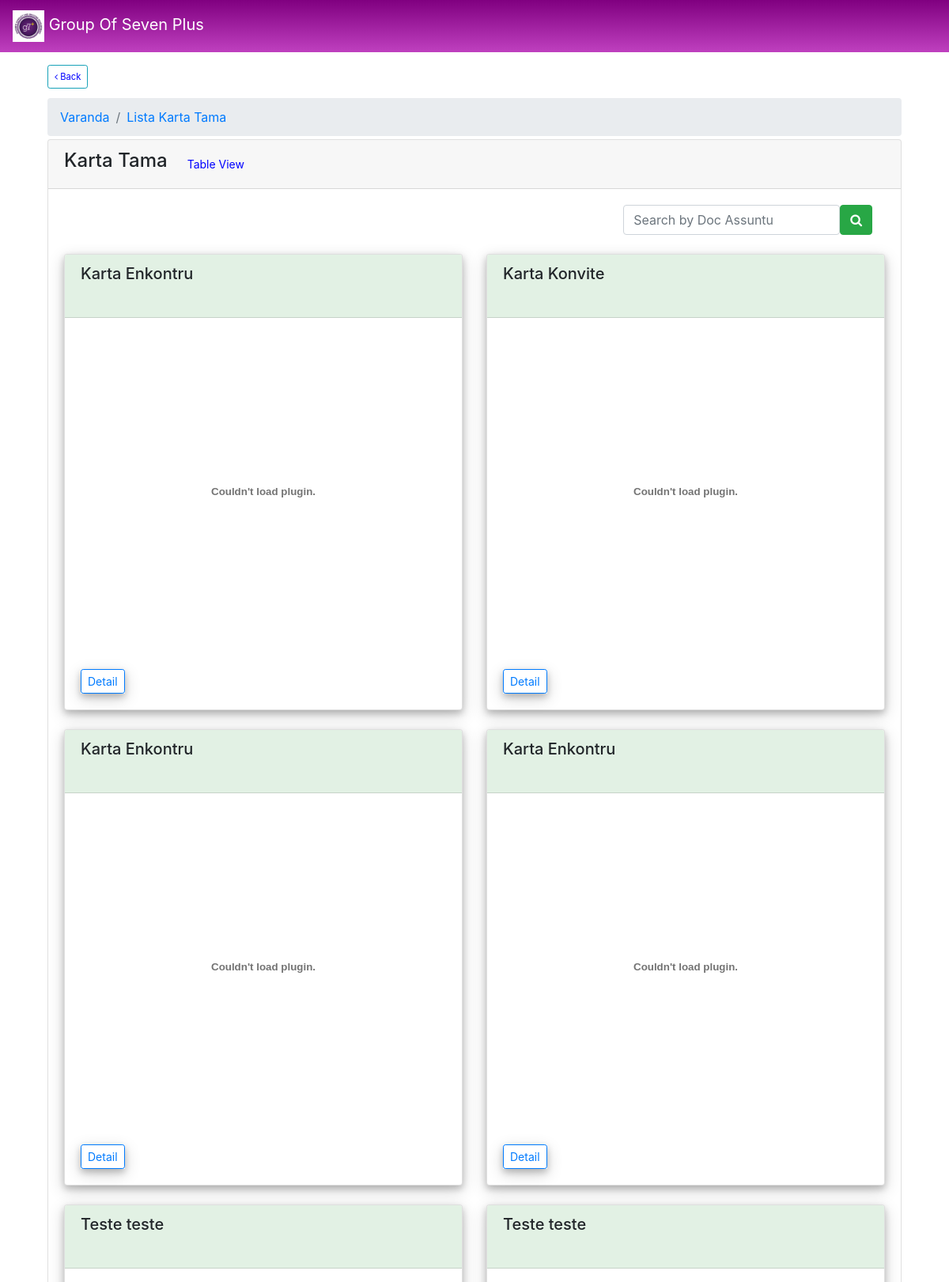
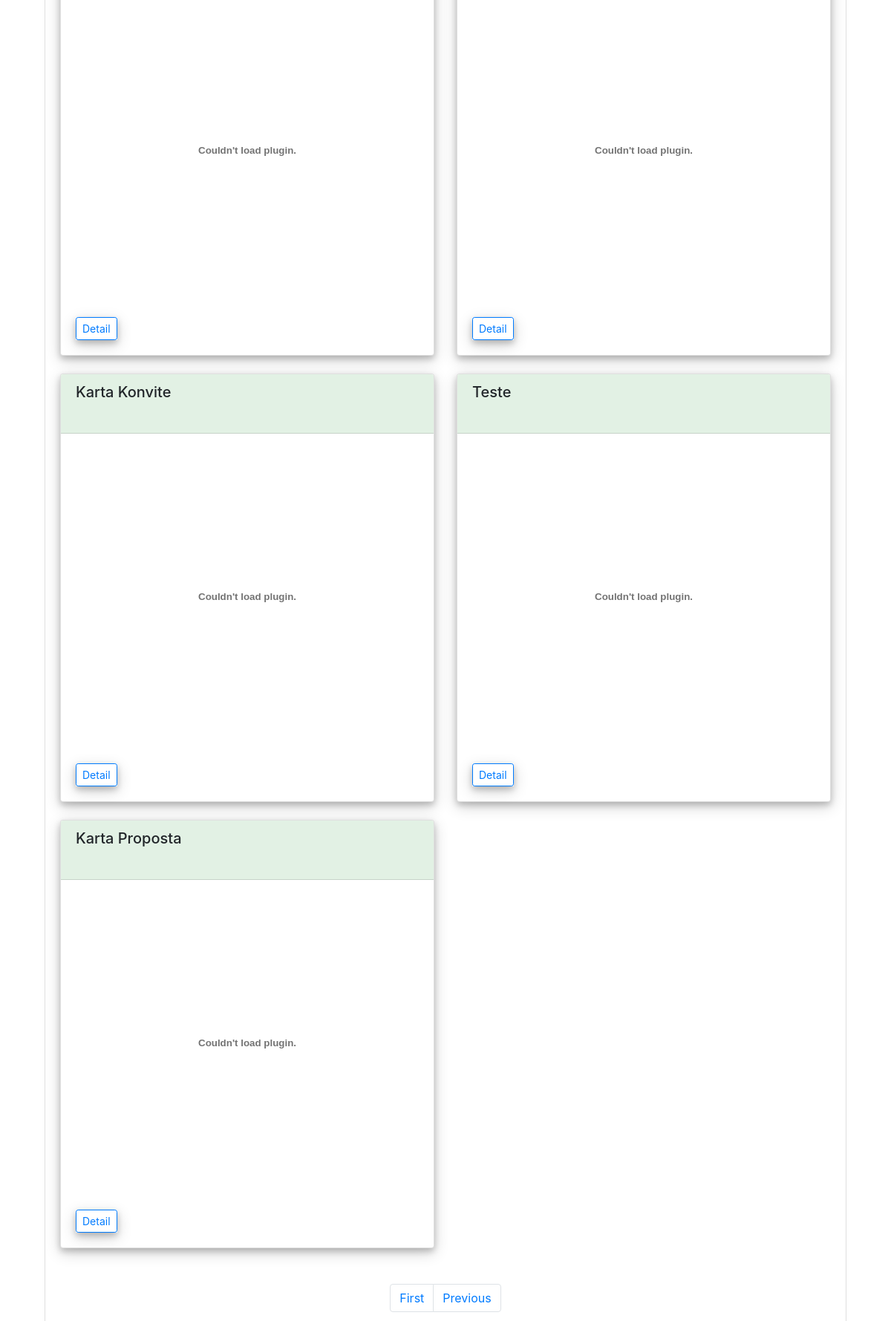
/grid-view-karta_tama/ (upper part), run on the app's committed database (2 pictures, top to bottom).
### KartaTama/models.py (models this page shows, shortened)
class kartaTama(models.Model):
	klasifikasaun = (
		('Urgente' , 'Urgente'),
		('Normal' , 'Normal'),
		('Konfidensial' , 'Konfidensial'),
		)
	nu_karta_tama = models.CharField("Numeru Karta Tama", max_length=20, unique=True, null=False)
	subject_karta_tama = models.CharField("Subject Karta Tama", max_length=100, null=False)
	deskrisaun_karta_tama = models.TextField("Deskrisaun Karta Tama")
	data_karta_tama = models.DateTimeField(auto_now_add=True)
	orijen_karta_tama = models.CharField("Orijen Karta Tama", max_length=100, null=False)
	entrega_husi = models.CharField("Karta Entrega Husi", max_length=100, null=False)
	klasifikasaun = models.CharField(max_length=32, null=True, choices=klasifikasaun)
	naran_folder = models.CharField("Naran Folder", max_length=50, null=True)
	naran_file = models.FileField("Naran File", max_length=200, null=True)
	kategoria_karta_tama = models.ForeignKey(kategoriaKarta, on_delete=models.CASCADE, null=True, related_name="Kategoria_Karta_Tama")
	tinan_karta = models.ForeignKey(Tinan, on_delete=models.CASCADE, null=False, related_name="Karta_Tama")
	hashed = models.CharField(max_length=32,null=True)
	class Meta:
		verbose_name_plural ="Karta Tama"

### KartaTama/views/KartaTama.py (the view)
# urls.py: path('grid-view-karta_tama/',gridKartaTama,name="gridviewkartatama"),
def gridKartaTama(request):
	cat = kategoriaKarta.objects.all()
	doc = kartaTama.objects.all().order_by('-id')
	doc_filter = KartaTamaFilter(request.GET, queryset=doc)
	doc = doc_filter.qs
	paginator = Paginator(doc, 4)
	page = request.GET.get('page')
	doc = paginator.get_page(page)
	doc = kartaTama.objects.all()
	data = {
		'doc_filter':doc_filter,
		'categories':cat,
		'documents':doc
	}
	return render(request, 'grid_view_karta_tama.html',data)

### KartaTama/templates/grid_view_karta_tama.html (shortened to what this page needs)
{% extends 'main/base.html' %}
{% load static %}
{% load widget_tweaks %}
{% block content %}
          <div class="breadcrumb-holder container-fluid d-flex justify-content-between">
            <button class="btn btn-outline-info btn-sm mr-2 mt-3 h6" style="height: 30px;color: blue;font-size: 0.7rem" onclick=self.history.back()>
              <span class="fa fa-angle-left"></span> Back</button>
          </div>
          <section class="tables">
            <div class="container-fluid">
              <header>
            <ol class="breadcrumb mb-1 mt-1">
              <li class="breadcrumb-item"><a href="{% url 'index' %}">Varanda</a></li>
              <li class="breadcrumb-item"><a href="#">Lista Karta Tama</a></li>
            </ol>
          </header>
              <div class="row">
                <div class="col-lg-12">
                  <div class="card">
                    <div class="card-header d-flex align-items-center">
                      <div class="mr-3">
                        <h3 class="h4">Karta Tama</h3>
                      </div>
                      <div class="btn btn-sm btn-default">
                        <a href="#" style="color: blue;text-decoration: none;">Table View</a>
                      </div>
                    </div>
                    <div class="card-body">
                      <div class="d-flex justify-content-between">
                        <form class="form-inline mr-3" action="" method="get">
                          {{ doc_filter.form.subject_karta_tama|add_class:'form-control'|append_attr:"placeholder:Search by Doc Assuntu"|attr:"autofocus" }}
                          <button class="btn btn-success" type="submit">
                            <i class="fa fa-search"></i>
                          </button>
                        </form>
                      </div><br>
                      <div class="row">
                   {% for data in documents %}
                      <div class="col-md-6">
                        <div class="card mb-4 box-shadow" style="box-shadow: 0 4px 8px 0 rgba(0, 0, 0, 0.2), 0 6px 20px 0 rgba(0, 0, 0, 0.19);">
                          <div class="card-header" style="height: 80px;background-color: #e2f1e4">
                            <h5>{{data.subject_karta_tama}}</h4>
                          </div>
                          <div class="card-body">
                            <div class="row">
                              <div class="col-lg-12">
                              <div class="panel mb-4">
                                          <div class="panel-body" style="height:400px">
                                <div id="pdfviewer_{{data.id}}" style="height:100%"></div>
                              </div>
                                  </div>
                              </div>
                            </div>
                            <div class="d-flex justify-content-between align-item-center">
                              <div class="btn-group" style="box-shadow: 0 4px 8px 0 rgba(0, 0, 0, 0.2), 0 6px 20px 0 rgba(0, 0, 0, 0.19);">
                                <a href="{% url 'detalukartatama' data.hashed %}" class="btn btn-sm btn-outline-primary" role="button">Detail</a>
                              </div>
                            </div>
                          </div>
                        </div>
                      </div>
  <link rel="stylesheet" type="text/css" href="{% static '/main/css/bootstrap.min.css' %}">
                   {% endfor %}
                  </div>
            <br>
                  <div class="pagination justify-content-center">
                    {% if documents.has_previous != 0 %}
                        <li class="page-item">
                          <a href="?page=1" class="page-link">First </a>
                        </li>
                        <li class="page-item">
                          <a href="?page={{ documents.previous_page_number }}" class="page-link">Previous</a>
                        </li>
                    {% endif %}
                  </div>
                    </div>
                  </div>
                </div>
              </div>
            </div>
          </section>
{% endblock %}

### static/main/css/main.css (style rules this page uses)
body { background: #fafafa; color: #333333; margin-top: 5rem; }
h1, h2, h3, h4, h5, h6 { color: #444444; }

### data on the page
kartaTama: subject_karta_tama "Karta Enkontru"
kartaTama: subject_karta_tama "Karta Konvite"
kartaTama: subject_karta_tama "Karta Enkontru"
kartaTama: subject_karta_tama "Karta Enkontru"
kartaTama: subject_karta_tama "Teste teste"
kartaTama: subject_karta_tama "Teste teste"
kartaTama: subject_karta_tama "Karta Konvite"
kartaTama: subject_karta_tama "Teste"
kartaTama: subject_karta_tama "Karta Proposta"
